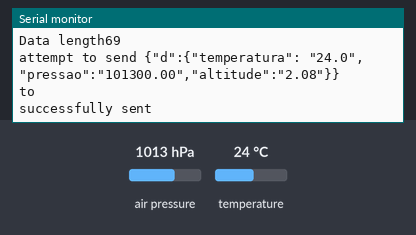
Bench run of a sketch on a simulated Arduino Uno, built with avr-gcc and run on an emulated ATmega328P. Parts: the last lines printed to the serial monitor. The inputs (shaded band) are chosen by the test bench; at power-on: air pressure 1013 hPa, temperature 24 °C. WiFi joins after 1.5 s; servers stay silent unless stated; no MQTT or app messages arrive unless stated.

Above: at 6.5 s.
6.6 s: air pressure set to 1000 hPa
At 11.97 s:
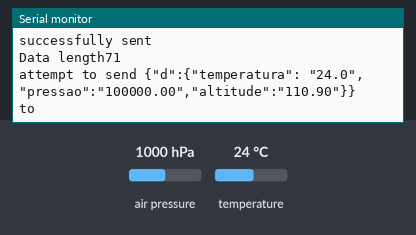
17.0 s: temperature set to 12 °C
At 17.8 s:
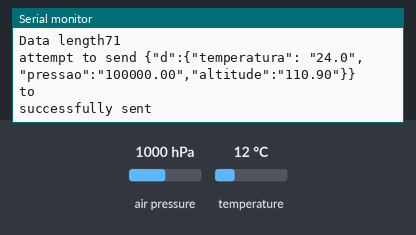

The sketch:

exemplo04-iotRegisteredEth.ino
```cpp
/*
   19/07/2016
   Jose Maria Cesario Jr
   Exemplo IBM Watson IoT Platform
   https://quickstart.internetofthings.ibmcloud.com/#/
   Hardware: Arduino UNO + Ethernet Shield + sensor BMP180

   Logica:
   1. obtem as grandezas de temperatura, pressao e altitude do sensor BMP180
   2. formata os resultados como JSON string para ser enviado ao IBM Watson IoT Platform
   3. conecta no servidor MQTT quickstart do IBM Watson IoT Platform
   4. publica a JSON string para o topico quickstart:MAC_ADDRESS

   referencias Bluemix e IoTF:
   https://developer.ibm.com/recipes/tutorials/getting-started-with-ibm-iotf-1-data-publish/
   http://www.ibm.com/developerworks/cloud/library/cl-bluemix-arduino-iot2/index.html
   http://public.dhe.ibm.com/software/dw/cloud/cl-bluemix-arduino-iot2/MQTT_IOT_SENSORS.ino

   referencias conversao float para string
   http://www.hobbytronics.co.uk/arduino-float-vars
   http://forum.carriots.com/index.php/topic/61-wireless-gardening-with-arduino-cc3000-wifi-modules/page-2

*/

#include <SPI.h>
#include <Ethernet.h>
#include <PubSubClient.h>
#include <Wire.h>
#include <Adafruit_BMP085.h>

Adafruit_BMP085 bmp;

byte mac[]    = {0x98, 0x4b, 0x4a, 0x15, 0x91, 0x1b };
char macstr[] = "984b4a15911b";

//Atualize os valores de Org, device type, device id e token
#define ORG "sua_org"
#define DEVICE_TYPE "seu_device"
#define DEVICE_ID "seu_device_id"
#define TOKEN "seu_token"

//broker messagesight server
char servername[] = ORG ".messaging.internetofthings.ibmcloud.com";
char topicName[] = "iot-2/evt/status/fmt/json";
char authMethod[] = "use-token-auth";
char token[] = TOKEN;
char clientName[] = "d:" ORG ":" DEVICE_TYPE ":" DEVICE_ID;


float pressao = 0.0;
float altitude = 0.0;
float temperatura = 0.0;

char pressaostr[6];
char altitudestr[6];
char temperaturastr[6];

EthernetClient ethClient;

PubSubClient client(servername, 1883, 0, ethClient);

void setup()
{
  Serial.begin(9600);
  Serial.println("Iniciando...");
  if (!bmp.begin())
  {
    Serial.println("Sensor BMP 180 nao encontrado. Reinicialize o Arduino.");
    while (1) {}
  }

  if (Ethernet.begin(mac) == 0) {
    Serial.println("Falha em obter endereco IP via DHCP. Reinicialize o Arduino.");
    while (1) {}
  }

  Serial.print("[INFO] IP: ");
  Serial.println(Ethernet.localIP());
}

void loop()
{
  char clientStr[34];
  //clientName.toCharArray(clientStr, 34);
  char topicStr[26];
  //topicName.toCharArray(topicStr, 26);
  getData();
  if (!client.connected()) {
    Serial.print("Trying to connect to: ");
    Serial.println(clientStr);
    client.connect(clientStr);
  }
  if (client.connect(clientName, authMethod, token)) {

    // Conversao Floats para Strings
    char TempString[32];  //  array de character temporario

    // dtostrf( [Float variable] , [Minimum SizeBeforePoint] , [sizeAfterPoint] , [WhereToStoreIt] )
    dtostrf(temperatura, 2, 1, TempString);
    String temperaturastr =  String(TempString);
    dtostrf(pressao, 2, 2, TempString);
    String pressaostr =  String(TempString);
    dtostrf(altitude, 2, 2, TempString);
    String altitudestr =  String(TempString);

    // Prepara JSON para IOT Platform
    int length = 0;

    String data = "{\"d\":{\"temperatura\": \"" + String(temperaturastr) + "\",\"pressao\":\"" + String(pressaostr) + "\",\"altitude\":\"" + String(altitudestr) + "\"}}";

    length = data.length();
    Serial.print(F("\nData length"));
    Serial.println(length);

    String json = data;

    char jsonStr[100];
    json.toCharArray(jsonStr, 100);
    boolean pubresult = client.publish(topicStr, jsonStr);
    Serial.print("attempt to send ");
    Serial.println(jsonStr);
    Serial.print("to ");
    Serial.println(topicStr);
    if (pubresult)
      Serial.println("successfully sent");
    else
      Serial.println("unsuccessfully sent");
  }
  delay(5000);
}

void getData() {

  pressao = (float)bmp.readPressure();
  altitude = (float)bmp.readAltitude();
  temperatura = (float)bmp.readTemperature();

  dtostrf(pressao, 6, 0, pressaostr);
  dtostrf(altitude, 6, 0, altitudestr);
  dtostrf(temperatura, 6, 0, temperaturastr);
}
```

Measured:
- after the input at 6.6 s, the serial monitor: prints a new line after 0.13 s (image 1)
